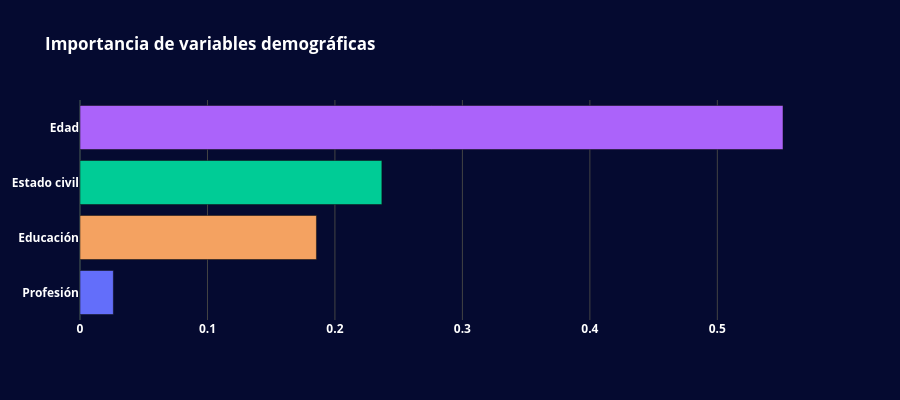

Notebook code cell kept with this figure:
### Code cell
import plotly.graph_objects as go

importancias = pd.Series(
    arbol.feature_importances_,
    index=['Edad', 'Profesión', 'Estado civil', 'Educación']
).sort_values(ascending=True)

fig = go.Figure(go.Bar(
    x=importancias.values,
    y=importancias.index,
    orientation='h',
    marker=dict(color=colores_clusters) # Usar paleta de clusters (aunque sean variables, mantiene coherencia)
))

# Layout Importancia
fig.update_layout(
    title='Importancia de variables demográficas',
    template='custom',
    font=dict(color='white', weight='bold'),
    height=400,
    paper_bgcolor='#050a30',
    plot_bgcolor='#050a30',
    xaxis=dict(showgrid=True, gridcolor='#444')
)

fig.show()

### Figure 1 — Plotly figure (JSON) as saved in the notebook; plotly's stock layout.template omitted (floating-point values rounded to 4 significant figures)
{"data": [{"marker": {"color": ["#636EFA", "#F4A261", "#00CC96", "#AB63FA"]}, "orientation": "h", "type": "bar", "x": [0.02617, 0.1855, 0.2368, 0.5515], "y": ["Profesión", "Educación", "Estado civil", "Edad"]}], "layout": {"font": {"color": "white", "weight": "bold"}, "height": 400, "paper_bgcolor": "#050a30", "plot_bgcolor": "#050a30", "title": {"text": "Importancia de variables demográficas"}, "xaxis": {"gridcolor": "#444", "showgrid": true}}}
